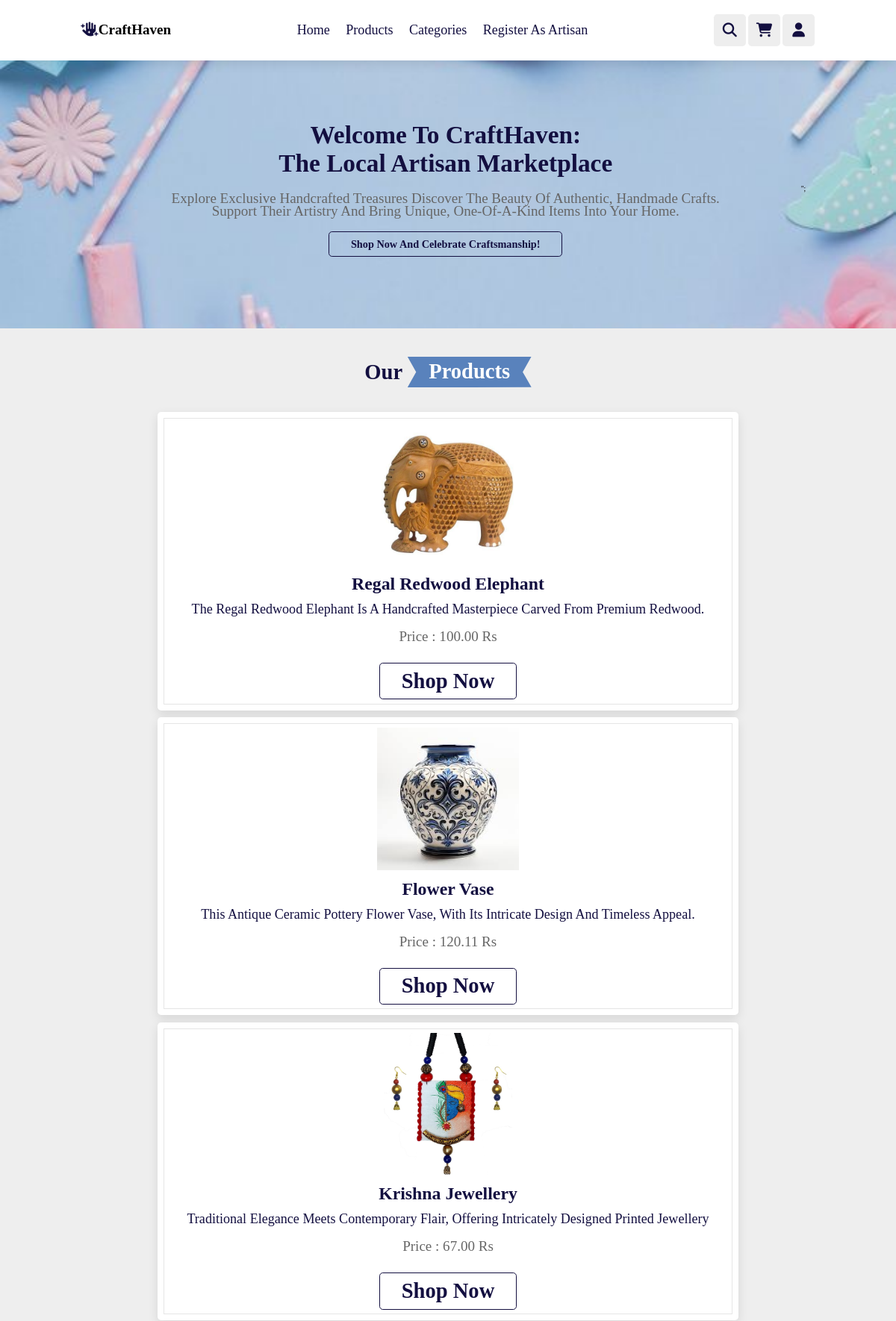
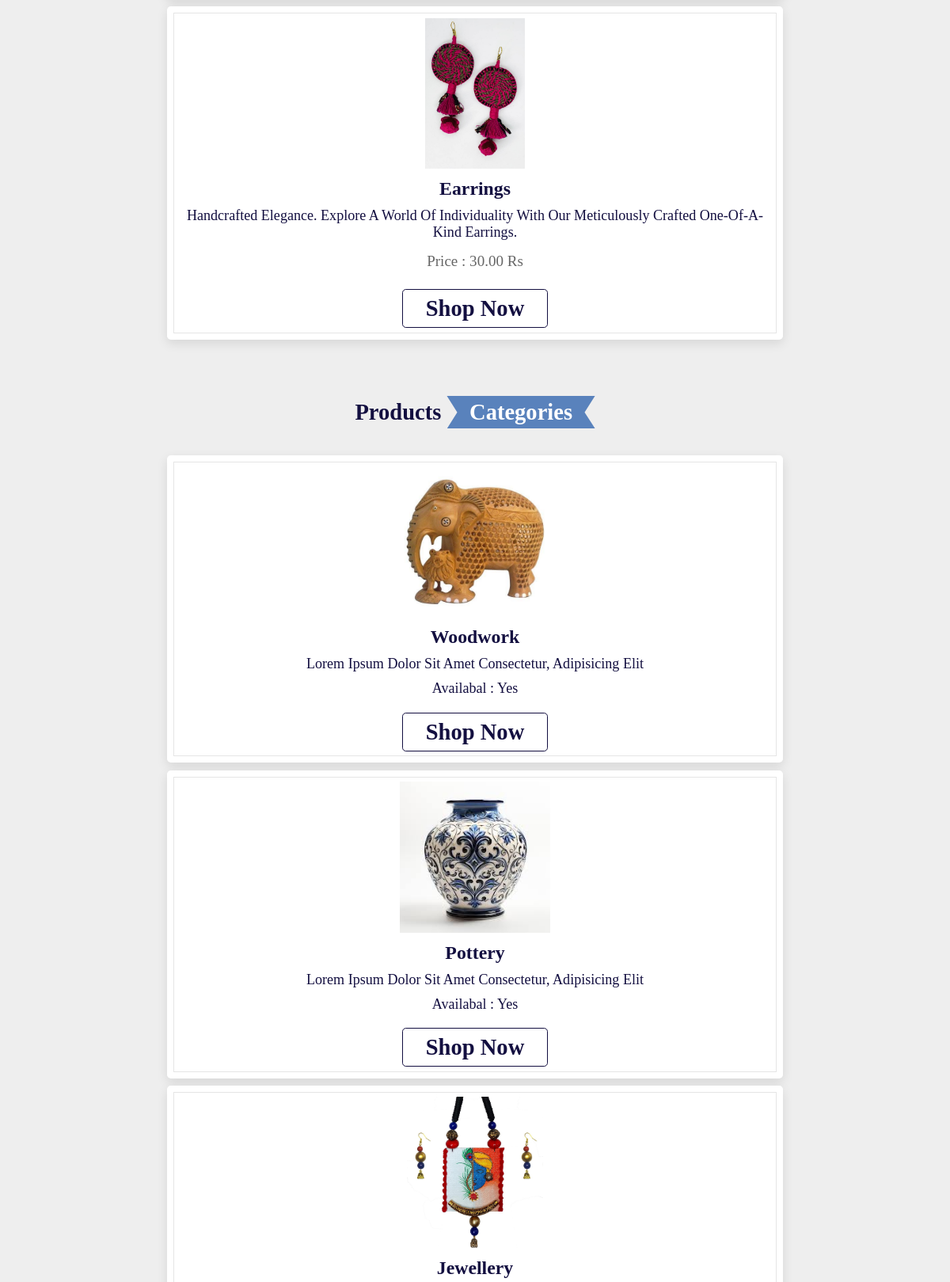
The page / (upper part) on the database its author committed (2 pictures, top to bottom).
### tables this page shows
CREATE TABLE `products1` (
  `ProductID` int(11) NOT NULL,
  `ArtisanID` int(11) NOT NULL,
  `Title` varchar(100) NOT NULL,
  `Description` text NOT NULL,
  `Price` decimal(10,2) NOT NULL,
  `Availability` tinyint(1) NOT NULL,
  `Images` text NOT NULL,
  `Category` varchar(50) NOT NULL
);

### index.php (the view, shortened to what this page needs)
<!DOCTYPE html>
<html lang="en">
<head>
    <link href="https://cdnjs.cloudflare.com/ajax/libs/font-awesome/6.5.2/css/all.min.css" rel="stylesheet">
    <link href="css/style.css" rel="stylesheet">
    <link rel="stylesheet" href="https://unpkg.com/swiper@7/swiper-bundle.min.css">
</head>
<body>
        <header class="header">
        <div class="logo">
        <h1><i class="fas fa-hand-sparkles"></i>CraftHaven</h1>
        </div>
        <nav class="navbar">
            <a href="#home">Home</a>
            <a href="#products">Products</a>
            <a href="#categories">categories</a>
            <a href="http://localhost/CraftHaven_Project/ArtisanRegister.php">Register as Artisan</a>
        </nav>
        <div class="icons">
             <div class="fas fa-search" id="search-btn"></div>
             <div class="fas fa-shopping-cart" id="cart-btn"></div>
             <div class="fas fa-user" id="login-btn"></div>
            </div>
        </header>
<section class="home" id="home">
 <div class="content">
    <h3>Welcome to CraftHaven:<br>The Local Artisan Marketplace</h3>
    <p>Explore Exclusive Handcrafted Treasures
    Discover the beauty of authentic, handmade crafts.
    <br>Support their artistry and
     bring unique, one-of-a-kind items into your home.
    </p>
      <a href='ProductDetails.php?id=1' class='btn'>Shop Now and Celebrate Craftsmanship!</a></diV>";
</section>
        <section class="crafts" id="products">
            <h1 class="heading"> our <span>Products</span></h1>
            <div class="swiper crafts-slider">
                <div class="swiper-wrapper">
                <?php
			$con = mysqli_connect('localhost','root','','crafthaven_project');
			if($con){
     				$select_query = "select * from `products1`";
                 		$result = mysqli_query($con, $select_query);
                 		while( $row = mysqli_fetch_assoc($result))
                 		{
                                $ProductID = $row["ProductID"];
                    			$Images = $row["Images"];
                     			$Title =  $row["Title"];
                     			$Description =  $row["Description"] ;
                     			$Price =  $row["Price"];
                                echo"
                                <diV class='swiper-slide box'>
                                <img src='user_images/$Images' alt='image'><br><br>
                                <h3>$Title</h3>
                                <br>
                                <p>$Description </p><br>
                                <p class='price'>Price : $Price rs</p><br>
                                <a href='ProductDetails.php?id=$ProductID' class='btn'>Shop Now</a>
                            </diV>";
                		 }
			}
			else
			{
    				die(mysqli_error($con));
			}
		?>
           </div>
            </div>
        </section>
 <section class="crafts" id="categories">
            <h1 class="heading"> Products <span>categories</span></h1>
            <div class="swiper crafts-slider">
                <div class="swiper-wrapper">
                <?php
			$con = mysqli_connect('localhost','root','','crafthaven_project');
			if($con){
     				$select_query = "select * from `products1`";
                 		$result = mysqli_query($con, $select_query);
                 		while( $row = mysqli_fetch_assoc($result))
                 		{
                                $ProductID = $row["ProductID"];
                    			$Images = $row["Images"];
                     			$Category =  $row["Category"];
                                 if($row["Availability"]==1)
                                 {
                                     $Availability = "yes";
                                 }
                                 else
                                 {
                                     $Availability = "No";
                                 }
                                echo"
                                <diV class='swiper-slide box'>
                                <img src='user_images/$Images' alt='image'><br><br>
                                <h3>$Category</h3>
                                <br>
                                <P>Lorem ipsum dolor sit amet consectetur, adipisicing elit</P><br>
                                <p>Availabal : $Availability </p><br>
                                <a href='ProductDetails.php?id=$ProductID' class='btn'>Shop Now</a>
                            </diV>";
                		 }
			}
			else
			{
    				die(mysqli_error($con));
			}
		?>
           </div>
            </div>
        </section>
</body>
</html>

### css/style.css (style rules this page uses)
:root { --orange: #5982bc; --black: #130f40; --light-color:#666; --box-shadow: 0 .5rem 1.5rem rgba(0,0,0,.1); --border: .2rem solid rgba(0,0,0,.1); --outline: .1rem solid rgba(0,0,0,.1); --outline-hover:.2rem solid var(--black); }
* { margin: 0; padding: 0; box-sizing: border-box; outline: none; border: none; text-decoration: none; text-transform: capitalize; transition: all .2s linear; }
html { font-size: 59.5%; overflow-x: hidden; scroll-behavior: smooth; scroll-padding-top: 7rem; }
section { padding: 2rem 9%; }
.heading { text-align: center; padding: 2rem 0; padding-bottom: 3rem; font-size: 3rem; color:var(--black) ; }
.heading span { background: var(--orange); color: #fff; display: inline-block; padding: .5rem 3rem; clip-path: polygon(100% 0, 93% 50%, 100% 99%,0% 100%, 7% 50%,0% 0% ); }
body { background: #eee; }
.btn { font-weight: bold; margin-top: 1rem; display: inline-block; padding: .8rem 3rem; font-size: 1.5rem; border-radius: .5rem; border: .2rem solid var(--black); color: var(--black); cursor: pointer; background: none; }
.header { position: fixed; top: 0; left: 0;right: 0; z-index: 1000; display: flex; align-items: center; justify-content: space-between; padding: 2rem 9%; background: #fff; box-shadow: var(--box-shadow); }
.header .logo h1 i { color: var(--black); }
.header .navbar a { font-size: 1.9rem; margin: 0 1rem; color: var(--black); }
.header .icons div { height: 4.5rem; width: 4.5rem; line-height: 4.5rem; border-radius: .5rem; background: #eee; color: var(--black); font-size: 2rem; margin-right: .1rem; cursor: pointer; text-align: center; }
.content h3 { color: var(--black); font-size: 2.5rem; padding-bottom: 1rem; }
.price { padding-left: 1rem; font-size: 1.6rem; color: var(--black); }
.home { display: flex; align-items: center; justify-content: center; background: url("../images/background2.jpg") no-repeat; background-position: center; background-size: cover; padding-top: 17rem; padding-bottom: 10rem; }
.home .content { text-align: center; width: 100rem; }
.home .content h3 { color: var(--black); font-size: 3.5rem; }
.home .content p { color: var(--light-color); font-size: 2rem; padding: 1rem 0; line-height:1.8rem ; }
.crafts .crafts-slider { padding: 1rem; padding: 0.5rem; max-width: 80%; margin: 0 auto; }
.crafts .crafts-slider .box { background: #fff; border-radius: .5rem; text-align: center; padding: 1.5rem 1rem; margin-bottom: 1rem; outline-offset: -1rem; outline: var(--outline); box-shadow: var(--box-shadow); transition: .2s linear; height: 50%; }
.crafts .crafts-slider .box img { height: 20rem; object-fit: cover; }
.crafts .crafts-slider .box a { color: var(--black); font-size: 3rem; }
.crafts .crafts-slider .box h3 { font-size: 2.5rem; color: var(--black); }
.crafts .crafts-slider .box p { font-size: 1.9rem; color: var(--black); }
.crafts .crafts-slider .box .price { font-size: 2rem; color: var(--light-color); padding: .5rem 0; }

### rows shown on the page
products1: Images (picture), Title "Regal Redwood Elephant", Description "The Regal Redwood Elephant Is A Handcrafted Masterpiece Carved From Premium Redwood.", Price "100.00", Category "Woodwork", Availability "Yes"
products1: Images (picture), Title "Flower Vase", Description "This Antique Ceramic Pottery Flower Vase, With Its Intricate Design And Timeless Appeal.", Price "120.11", Category "Pottery", Availability "Yes"
products1: Images (picture), Title "Krishna Jewellery", Description "Traditional Elegance Meets Contemporary Flair, Offering Intricately Designed Printed Jewellery", Price "67.00", Category "Jewellery"
products1: Images (picture), Title "Earrings", Description "Handcrafted Elegance. Explore A World Of Individuality With Our Meticulously Crafted One-Of-A-Kind Earrings.", Price "30.00"
